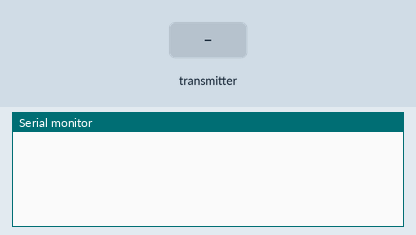
The sketch below on a simulated ESP32. Shown: the last lines printed to the serial monitor. The inputs (shaded band) are chosen by the test bench.

Above: at 1.2 s.
1.3 s: the transmitter starts sending x = 0
At 1.66 s:
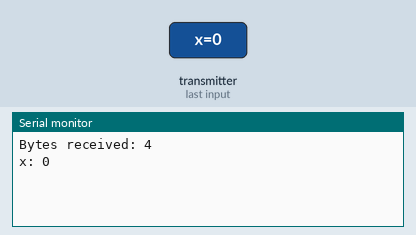
2.8 s: the transmitter starts sending x = 1024
At 3.16 s:
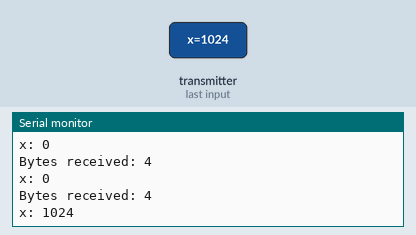

Measured:
- after the input at 1.3 s, the serial monitor: prints a new line after 0.05 s (image 1)
- after the input at 2.8 s, the serial monitor: prints a new line after 0.05 s (image 2)

The sketch:

ReceiveIntPart2.ino
```cpp
#include <esp_now.h>
#include <WiFi.h>

typedef struct test_struct {
  int x;
} test_struct;

test_struct myData;

void OnDataRecv(const uint8_t * mac, const uint8_t *incomingData, int len) {
  memcpy(&myData, incomingData, sizeof(myData));
  Serial.print("Bytes received: ");
  Serial.println(len);
  Serial.print("x: ");
  Serial.println(myData.x);
  Serial.println();
}

void setup() {
  // put your setup code here, to run once:
  Serial.begin(115200);
  WiFi.mode(WIFI_STA);

  if (esp_now_init() != ESP_OK) {
    Serial.println("Error initializing ESP-NOW");
    return;
  }
  esp_now_register_recv_cb(OnDataRecv);
}

void loop() {
  // put your main code here, to run repeatedly:

}
```
